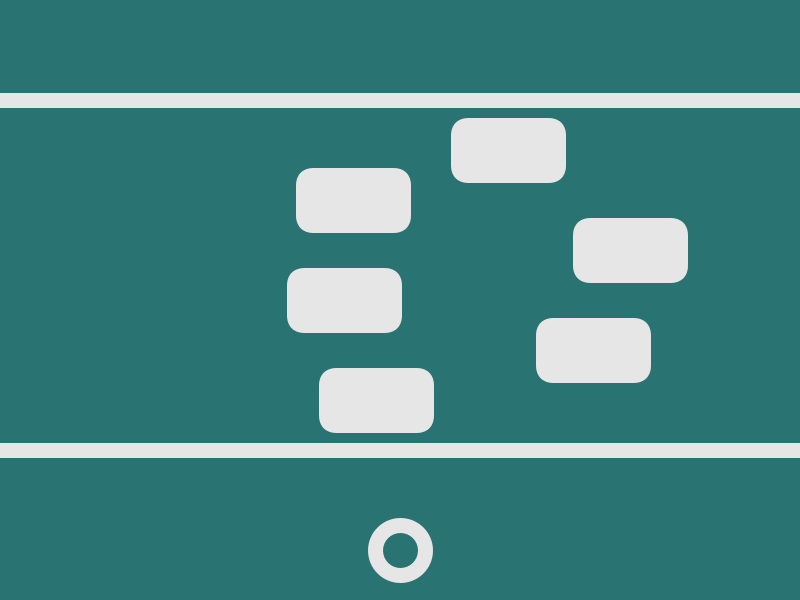
Frame 1 (no input)
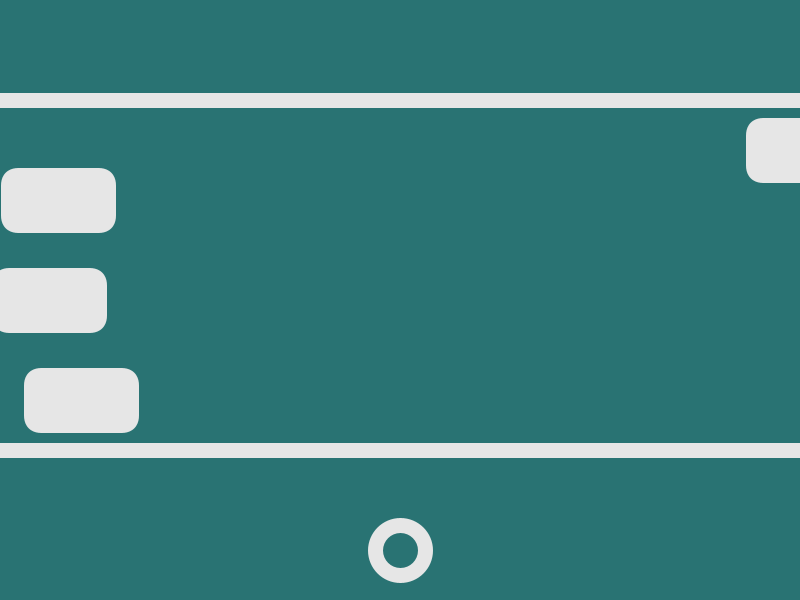
Frame 60 (the mouse pressed at the canvas centre just before this capture)
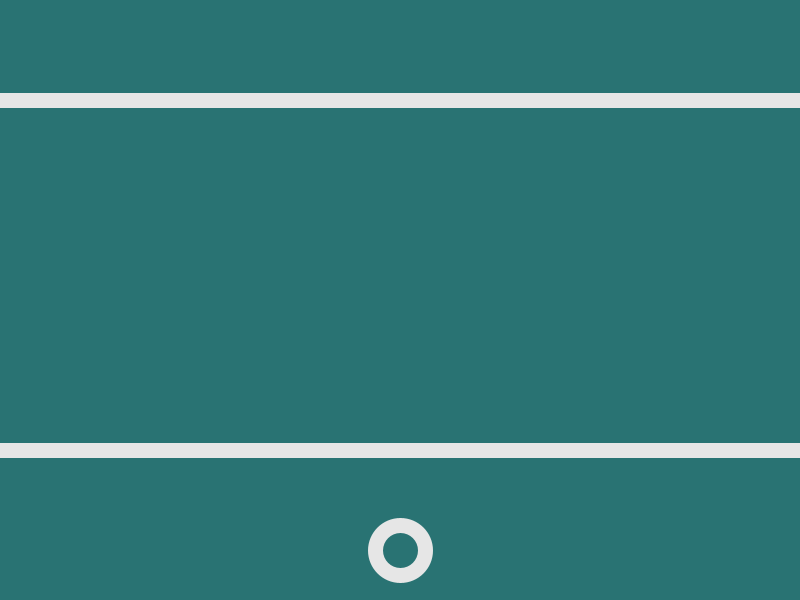
Frame 120 (the mouse held since frame 60 and released just before this capture)

The Processing sketch that drew these frames (run headless with seeded random() and noise(); from frame 60 on, the mouse is pressed at the canvas centre):

// Processing sketch: frogger
// ── frogger.pde
int x = 400;
int y = 550;
int stroke = 15;
color fg = color(230, 230, 230);
color bg = color(41, 115, 115);
Car one = new Car(int(random(200, 600)), 150, 100, 5);
Car two = new Car(int(random(200, 600)), 200, 100, -5);
Car three = new Car(int(random(200, 600)), 250, 100, 5);
Car four = new Car(int(random(200, 600)), 300, 100, -5);
Car five = new Car(int(random(200, 600)), 350, 100, 5);
Car six = new Car(int(random(200, 600)), 400, 100, -5);

void setup() {
  size(800, 600);
}

void draw() {
  background(bg);
  noFill();
  stroke(fg);
  strokeWeight(stroke);
  line(0, 450, 800, 450);
  line(0, 100, 800, 100);
  fill(bg);
  noStroke();
  ellipse(x, y, 50, 50);
  noFill();
  stroke(fg);
  strokeWeight(stroke);
  ellipse(x, y, 50, 50);
  one.display();
  two.display();
  three.display();
  four.display();
  five.display();
  six.display();
}

void keyPressed() {
  if(key == CODED) {
    if(keyCode == UP && y > 0) {
      y -= 50;
    }
    else if(keyCode == DOWN && y < 600) {
      y += 50;
    }
    else if(keyCode == RIGHT && x < 800) {
      x += 50;
    }
    else if(keyCode == LEFT && x > 0) {
      x -= 50;
    }
  }
}

class Car {
  int carX;
  int carY;
  int size;
  int speed;
  Car(int cx, int cy, int sz, int spd) {
    carX = cx;
    carY = cy;
    size = sz;
    speed = spd;
  }
  void display() {
    fill(fg);
    rect(carX, carY - 25, size, 50, 10, 10, 10, 10);
    carX += speed;
  }
}
